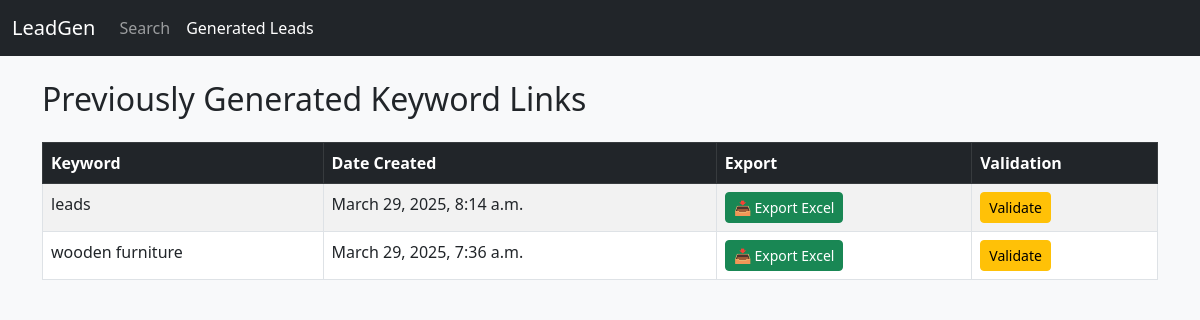
The app's page /generated_leads/, older data.
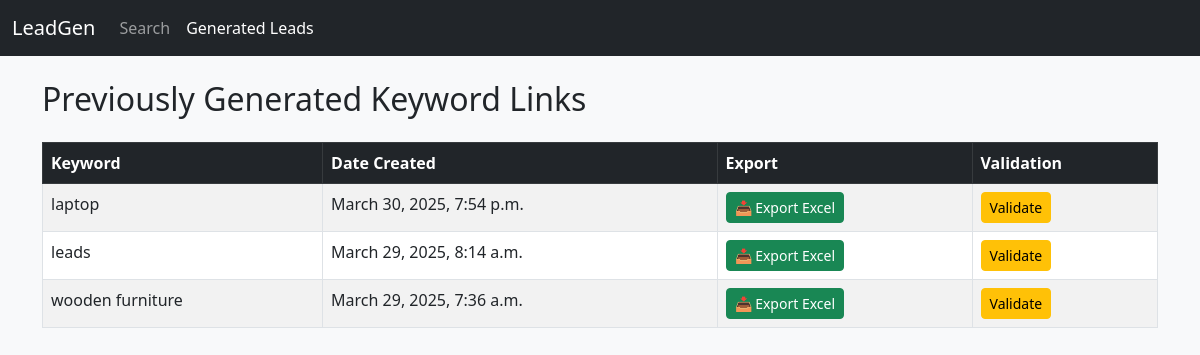
The same page, newer data.
### leads/models.py (models this page shows, shortened)
class KeywordSlug(models.Model):
    keyword = models.CharField(max_length=255, unique=True)
    slug = models.SlugField(unique=True)
    created_at = models.DateTimeField(auto_now_add=True)

### leads/views.py (the view)
# urls.py: path('generated_leads/', views.keyword_list_view, name='keyword_list'),
def keyword_list_view(request):
    from .models import KeywordSlug
    keywords = KeywordSlug.objects.all().order_by('-created_at')
    return render(request, 'leads/keyword_list.html', {'keywords': keywords})

### leads/templates/leads/keyword_list.html (shortened to what this page needs)
<!DOCTYPE html>
<html>
<head>
    <link href="https://cdn.jsdelivr.net/npm/bootstrap@5.3.0/dist/css/bootstrap.min.css" rel="stylesheet">
</head>
<body class="bg-light">
<nav class="navbar navbar-expand-lg navbar-dark bg-dark mb-4">
  <div class="container-fluid">
    <a class="navbar-brand" href="{% url 'keyword_form' %}">LeadGen</a>
    <div class="collapse navbar-collapse" id="navbarNav">
      <ul class="navbar-nav me-auto mb-2 mb-lg-0">
        <li class="nav-item">
          <a class="nav-link" href="{% url 'keyword_form' %}">Search</a>
        </li>
        <li class="nav-item">
          <a class="nav-link active" href="{% url 'keyword_list' %}">Generated Leads</a>
        </li>
      </ul>
    </div>
  </div>
</nav>
<div class="container">
    <h2 class="mb-4">Previously Generated Keyword Links</h2>
    <div class="table-responsive">
      <table class="table table-bordered table-striped">
          <thead class="table-dark">
              <tr>
                  <th>Keyword</th>
                  <th>Date Created</th>
                  <th>Export</th>
                  <th>Validation</th>
              </tr>
          </thead>
          <tbody>
              {% for keyword in keywords %}
              <tr>
                  <td>{{ keyword.keyword }}</td>
                  <td>{{ keyword.created_at }}</td>
                  <td>
                      <a class="btn btn-success btn-sm" href="{% url 'export_keyword_excel' slug=keyword.slug %}">📥 Export Excel</a>
                  </td>
                  <td>
                      <a class="btn btn-warning btn-sm" href="{% url 'keyword_leads' slug=keyword.slug %}">Validate</a>
                  </td>
              </tr>
              {% endfor %}
          </tbody>
      </table>
    </div>
</div>
</body>
</html>

Row changes from the older to the newer data that the page shows:
added KeywordSlug: keyword "laptop", created_at "March 30, 2025, 7:54 p.m."
